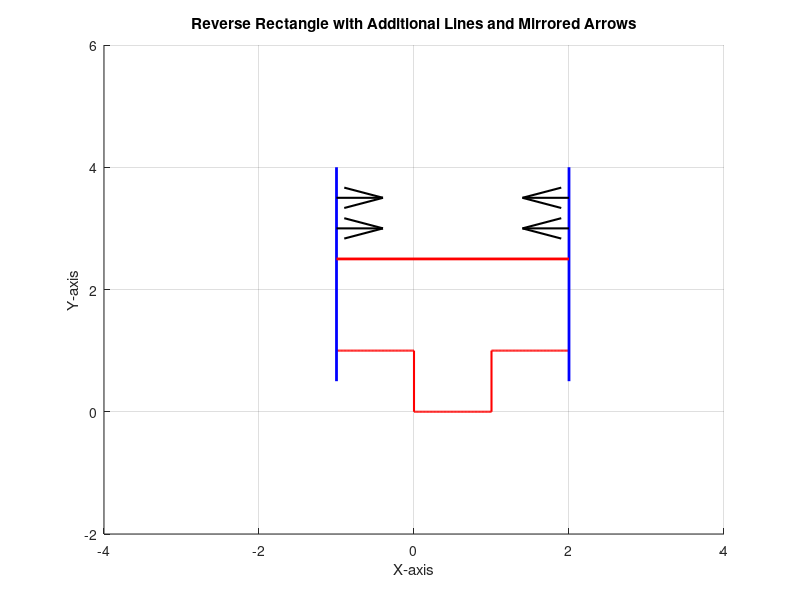

Here is the MATLAB script that generated this plot:
% Define time intervals
t1 = -1:0.01:0;
t2 = 0:0.01:1;
t3 = 1:0.01:2;
t = [t1 t2 t3];

% Draw a reverse rectangle
x1 = ones(size(t1));
x2 = zeros(size(t2));
x3 = ones(size(t3));
x = [x1, x2, x3];

figure;
hold on;

% Plot the reverse rectangle
plot(t, x, 'r', 'LineWidth', 1.5);

% Draw vertical lines
xL = [-1, -1]; % Starting and ending x-coordinates
yL = [0.5, 4]; % Starting and ending y-coordinates (vertical line)
plot(xL, yL, 'b-', 'LineWidth', 2);

xL = [2, 2]; % Starting and ending x-coordinates
yL = [0.5, 4]; % Starting and ending y-coordinates (vertical line)
plot(xL, yL, 'b-', 'LineWidth', 2);

% Draw upper horizontal line
xLU = [-1, 2]; % Starting and ending x-coordinates
yLU = [2.5, 2.5]; % Starting and ending y-coordinates (horizontal line)
plot(xLU, yLU, 'r-', 'LineWidth', 2);

% Draw arrows using quiver
quiver(-1, 3, 0.6, 0, 0, 'k', 'LineWidth', 1.5, 'MaxHeadSize', 0.5); % Arrow at y=3
quiver(-1, 3.5, 0.6, 0, 0, 'k', 'LineWidth', 1.5, 'MaxHeadSize', 0.5); % Arrow at y=3.5

% Draw mirrored arrows
quiver(2, 3, -0.6, 0, 0, 'k', 'LineWidth', 1.5, 'MaxHeadSize', 0.5); % Mirrored arrow at y=3
quiver(2, 3.5, -0.6, 0, 0, 'k', 'LineWidth', 1.5, 'MaxHeadSize', 0.5); % Mirrored arrow at y=3.5

% Add grid, labels, and title
axis([-4 4 -2 6]);
grid on;
xlabel('X-axis');
ylabel('Y-axis');
title('Reverse Rectangle with Additional Lines and Mirrored Arrows');
hold off;
